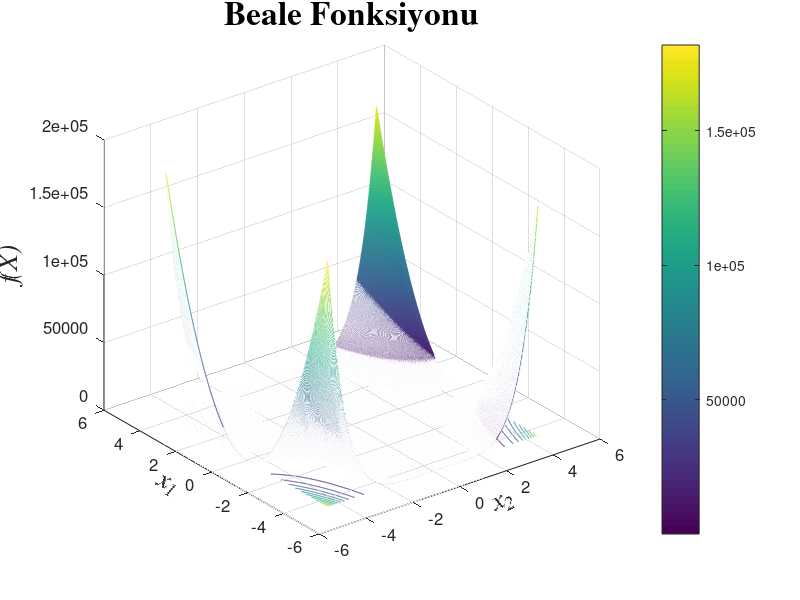

MATLAB code to generate this figure:
clear
clc
warning off
    
x1min=-4.5;
x1max=4.5;
x2min=-4.5;
x2max=4.5;
R=1500; 
x1=x1min:(x1max-x1min)/R:x1max;
x2=x2min:(x2max-x2min)/R:x2max;
    
for j=1:length(x1)
    
    for i=1:length(x2)
        f(i)=((1.5-x1(j)+x1(j)*x2(i)).^2)+((2.25-x1(j)+x1(j)*x2(i).^2).^2)+((2.625-x1(j)+x1(j)*(x2(i).^3)).^2);
    end
        
    f_tot(j,:)=f;

end

figure(1)
meshc(x1,x2,f_tot);colorbar;set(gca,'FontSize',12);
xlabel('x_2','FontName','Times','FontSize',20,'FontAngle','italic');
set(get(gca,'xlabel'),'rotation',25,'VerticalAlignment','bottom');
ylabel('x_1','FontName','Times','FontSize',20,'FontAngle','italic');
set(get(gca,'ylabel'),'rotation',-25,'VerticalAlignment','bottom');
zlabel('f(X)','FontName','Times','FontSize',20,'FontAngle','italic');
title('Beale Fonksiyonu','FontName','Times','FontSize',24,'FontWeight','bold');

